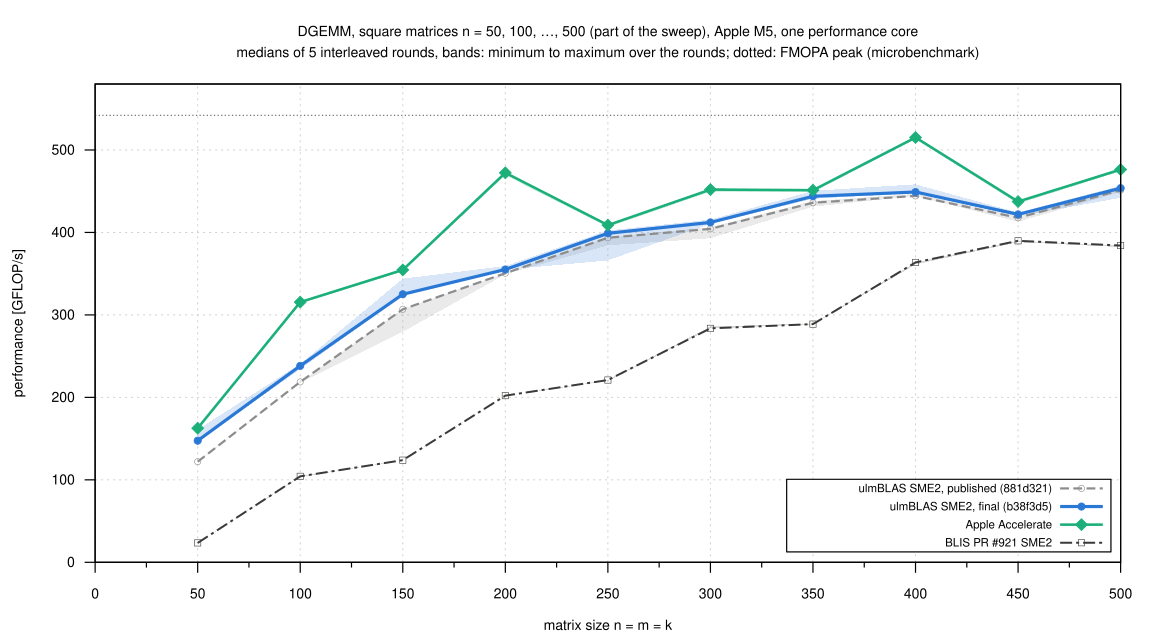

This chart was generated by the following gnuplot code:
load "_style.gp"
set terminal svg size 1150,640 dynamic enhanced font "Helvetica,14" background rgb "white"
set output "sweep_small.svg"
set title "DGEMM, square matrices n = 50, 100, …, 500 (part of the sweep), Apple M5, one performance core\nmedians of 5 interleaved rounds, bands: minimum to maximum over the rounds; dotted: FMOPA peak (microbenchmark)" font ",14"
set xlabel "matrix size n = m = k"
set ylabel "performance [GFLOP/s]"
set xrange [0:500]
set xtics 0, 50, 500
set mxtics 2
set yrange [0:580]
set style fill transparent solid 0.18 noborder
set key inside right bottom vertical font ",11.5" spacing 1.05 box opaque
plot SMEPEAK with lines ls 9 notitle, \
     SW."squares.csv" using "n":"accelerate_min":"accelerate_max" with filledcurves lc rgb "#1baf7a" notitle, \
     ""               using "n":"blis_sme_min":"blis_sme_max"     with filledcurves lc rgb "#3a3a38" notitle, \
     ""               using "n":"published_min":"published_max"   with filledcurves lc rgb "#8c8c8c" notitle, \
     ""               using "n":"final_min":"final_max"           with filledcurves lc rgb "#2a78d6" notitle, \
     ""               using "n":"published"  with linespoints ls 1 title L1, \
     ""               using "n":"final"      with linespoints ls 5 title "ulmBLAS SME2, final (b38f3d5)", \
     ""               using "n":"accelerate" with linespoints ls 6 title L6, \
     ""               using "n":"blis_sme"   with linespoints ls 7 title L7
